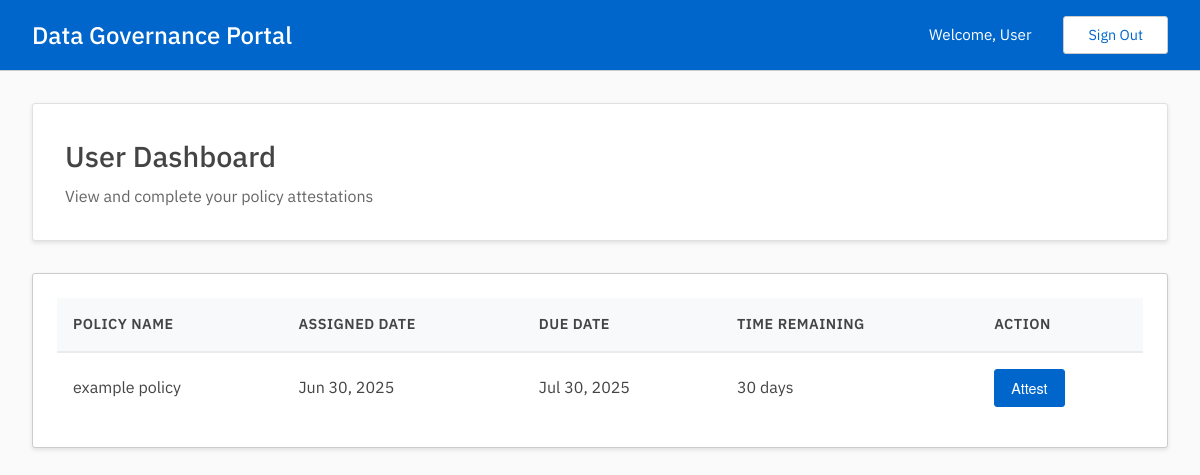
/user/dashboard (signed in), run on the app's committed database.
### tables this page shows
CREATE TABLE users(
        uuid TEXT UNIQUE NOT NULL PRIMARY KEY,
        email TEXT UNIQUE NOT NULL,
        password_hash TEXT NOT NULL,
        name TEXT NOT NULL,
        is_admin INTEGER NOT NULL DEFAULT 0
        );

CREATE TABLE assignments(
        uuid TEXT UNIQUE NOT NULL PRIMARY KEY,
        user TEXT NOT NULL,
        policy TEXT NOT NULL,
        assigned_at INTEGER,
        timeframe_seconds INTEGER,
        completed_at INTEGER,
        FOREIGN KEY (user) REFERENCES users(uuid) ON DELETE CASCADE ON UPDATE CASCADE,
        FOREIGN KEY (policy) REFERENCES policies(uuid) ON DELETE CASCADE ON UPDATE CASCADE
        );

CREATE TABLE policies(
        uuid TEXT UNIQUE NOT NULL PRIMARY KEY,
        name TEXT UNIQUE NOT NULL,
        description TEXT,
        pdf_link TEXT
        );

### user.py (the view)
@user.route('/dashboard', methods=['GET'])
@login_required
def dashboard():
    user_pending_assignments = read_get_user_pending_assignments(session['user']['uuid'])
    return render_template('user/dashboard.html',
                         user_pending_assignments=user_pending_assignments["data"],
                         now=int(time()))

### app.py (called while the page is built)
@app.template_filter('timestamp_to_date')
def timestamp_to_date(timestamp):
    if timestamp:
        try:
            dt = datetime.fromtimestamp(timestamp)
            return dt.strftime('%b %d, %Y')
        except (ValueError, TypeError):
            return 'Invalid Date'
    return 'N/A'

### auth.py (called while the page is built)
def login_required(f):
    @wraps(f)
    def wrap(*args, **kwargs):
        if session:
            return f(*args, **kwargs)
        else:
            print("401: User is not logged in.")
            return redirect(url_for('login'))
    return wrap

### db.py (called while the page is built, shortened)
def get_conn_curs():
    conn = sqlite3.connect(DATABASE)
    conn.row_factory = sqlite3.Row
    curs = conn.cursor()
    curs.execute("PRAGMA foreign_keys = ON")
    return conn, curs

def commit_close(conn, curs):
    conn.commit()
    curs.close()
    conn.close()

def get_user_pending_assignments(uuid):
    conn, curs = get_conn_curs()
    curs.execute('SELECT * FROM users WHERE uuid = ?', (uuid,))
    user = curs.fetchone()
    curs.execute("""
        SELECT a.*, p.name as policy_name
        FROM assignments a
        JOIN policies p ON a.policy = p.uuid
        WHERE a.user = ? AND a.completed_at IS NULL
    """, (uuid,))
    assignments = curs.fetchall()
    commit_close(conn, curs)
    return {
        "status": "200",
        "message": "Assignments found successfully",
        "data": assignments
        }

### templates/user/dashboard.html (shortened to what this page needs)
{% extends "base.html" %}
{% block content %}
<div class="dashboard-header">
    <h2>User Dashboard</h2>
    <p>View and complete your policy attestations</p>
</div>
<div class="table-container">
    {% if user_pending_assignments %}
    <table class="data-table">
        <thead>
            <tr>
                <th>Policy Name</th>
                <th>Assigned Date</th>
                <th>Due Date</th>
                <th>Time Remaining</th>
                <th>Action</th>
            </tr>
        </thead>
        <tbody>
            {% for assignment in user_pending_assignments %}
            <tr>
                <td>{{ assignment["policy_name"] }}</td>
                <td>{{ assignment["assigned_at"] | timestamp_to_date }}</td>
                <td>{{ (assignment["assigned_at"] + assignment["timeframe_seconds"]) | timestamp_to_date }}</td>
                <td>
                    {% set time_left = (assignment["assigned_at"] + assignment["timeframe_seconds"]) - now %}
                    {% if time_left > 0 %}
                        {{ (time_left / 86400) | round | int }} days
                    {% else %}
                        <span style="color: #dc3545;">Overdue</span>
                    {% endif %}
                </td>
                <td>
                    <a href="{{ url_for('user.attest', assignment_uuid=assignment['uuid']) }}" class="btn btn-action">
                        Attest
                    </a>
                </td>
            </tr>
            {% endfor %}
        </tbody>
    </table>
    {% else %}
    <div class="empty-state">
        <p class="empty-state-text">No pending attestations at this time.</p>
    </div>
    {% endif %}
</div>
{% endblock %}

### templates/base.html (shortened to what this page needs)
<!DOCTYPE html>
<html lang="en">
<head>
    <link rel="stylesheet" href="{{ url_for('static', filename='styles.css') }}">
</head>
<body>
    {% if session.get('user') %}
    <header class="header">
        <div class="header-content">
            <div class="header-left">
                <h1>Data Governance Portal</h1>
            </div>
            <div class="header-right">
                <span class="welcome-text">Welcome, {{ session['user']['name'] }}</span>
                <a href="{{ url_for('login') }}" class="sign-out-btn">Sign Out</a>
            </div>
        </div>
    </header>
    {% endif %}
    <main class="main-content">
        {% block content %}{% endblock %}
    </main>
</body>
</html>

### static/styles.css (style rules this page uses)
* { margin: 0; padding: 0; box-sizing: border-box; }
body { font-family: 'IBM Plex Sans'; color: #444; line-height: 1.42; min-height: 100vh; display: flex; flex-direction: column; background-color: #fafafa; }
.header { background-color: #06c; color: white; padding: 1rem 0; box-shadow: rgba(0,0,0,0.2) 0 2px 8px; border-bottom: 1px solid #ccc; }
.header-content { max-width: 1200px; margin: 0 auto; color: white; padding: 0 2rem; display: flex; justify-content: space-between; align-items: center; }
.header-left { display: flex; align-items: center; gap: 0.5rem; }
.header h1 { font-size: 1.5rem; font-weight: 500; color: white; }
.header-right { display: flex; align-items: center; gap: 2rem; }
.welcome-text { font-size: 0.95rem; color: white; }
.sign-out-btn { background-color: transparent; color: #06c; border: 1px solid #ccc; padding: 0.5rem 1.5rem; border-radius: 3px; text-decoration: none; transition: all 0.3s ease; font-size: 0.9rem; background-color: white; }
.main-content { flex: 1; max-width: 1200px; width: 100%; margin: 0 auto; background-color: #fafafa; padding: 2rem; }
.dashboard-header { background-color: white; padding: 2rem; border-radius: 3px; margin-bottom: 2rem; box-shadow: rgba(0,0,0,0.1) 0 2px 4px; border: 1px solid #e0e0e0; }
.dashboard-header h2 { color: #444; font-size: 1.8rem; margin-bottom: 0.5rem; font-weight: 500; }
.dashboard-header p { color: #666; font-size: 1rem; }
.table-container { background-color: white; border-radius: 3px; padding: 1.5rem; box-shadow: rgba(0,0,0,0.1) 0 2px 4px; border: 1px solid #ccc; overflow-x: auto; }
.data-table { width: 100%; border-collapse: collapse; }
.data-table th { background-color: #f8f9fa; color: #444; font-weight: 600; text-align: left; padding: 1rem; border-bottom: 2px solid #e9ecef; font-size: 0.9rem; text-transform: uppercase; letter-spacing: 0.5px; }
.data-table td { padding: 1rem; border-bottom: 1px solid #e9ecef; color: #444; }
.data-table tr:last-child td { border-bottom: none; }
.btn { padding: 0.5rem 1rem; border-radius: 3px; text-decoration: none; font-size: 0.9rem; cursor: pointer; transition: all 0.3s ease; border: 1px solid transparent; display: inline-block; text-align: center; font-family: 'Helvetica Neue', 'Helvetica', 'Arial', sans-serif; }
.btn-action { background-color: #06c; color: white; border-color: #06c; }

### data on the page
users: user.name "User"
assignments: policy_name "example policy", assigned_at "Jun 30, 2025", assigned_at+timeframe_seconds "Jul 30, 2025"
